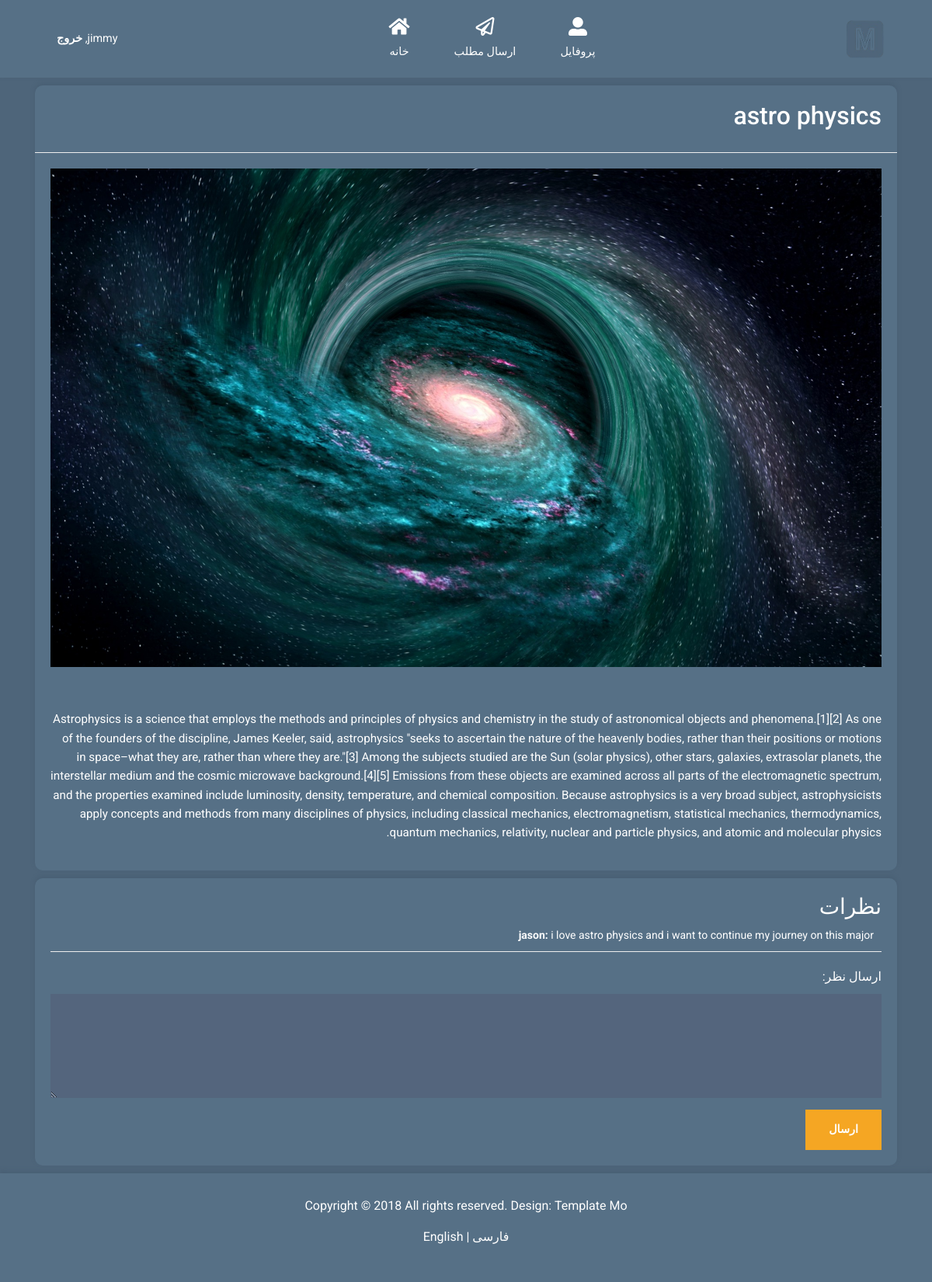
Before: /post/4 (signed in) with the older database file.
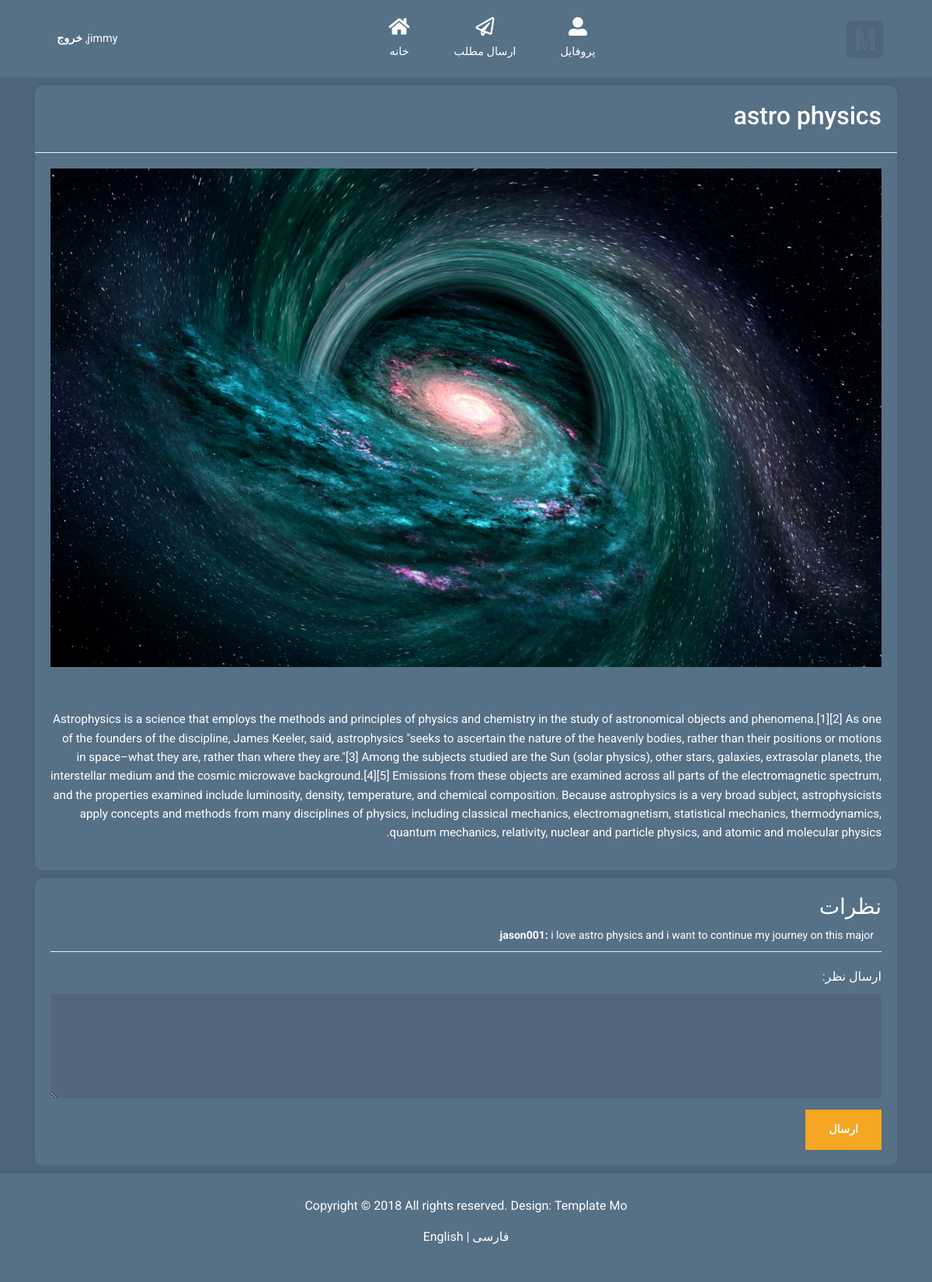
After: the same page with the newer database file.
### main.py (models this page shows, shortened)
class User(db.Model):
    id = db.Column(db.Integer, primary_key=True)
    username = db.Column(db.String(80), unique=True, nullable=False)
    _password = db.Column(db.String(120) , nullable=False)
    is_authenticated =db.Column(db.Boolean, default=False, nullable=False)
    posts = db.relationship('Post', backref='author', lazy=True)
    comments = db.relationship('Comment', backref='commenter', lazy=True)
    @property
    def password(self):
        raise AttributeError("password is not a readable attribute")

class Post(db.Model):
    id = db.Column(db.Integer, primary_key=True)
    title = db.Column(db.String(200), nullable=False)
    content = db.Column(db.Text, nullable=False)
    image = db.Column(db.String(120), nullable=True)  # New field for storing image path
    user_id = db.Column(db.Integer, db.ForeignKey('user.id'), nullable=False)
    user = db.relationship('User', backref=db.backref('user_posts', lazy=True))  # Relationship to User model
    comments = db.relationship('Comment',cascade="all, delete-orphan", backref='post', lazy=True)

class Comment(db.Model):
    id = db.Column(db.Integer, primary_key=True)
    content = db.Column(db.Text, nullable=False)
    user_id = db.Column(db.Integer, db.ForeignKey('user.id'), nullable=False)
    post_id = db.Column(db.Integer, db.ForeignKey('post.id'), nullable=False)
    user = db.relationship('User', backref=db.backref('user_comment', lazy=True))  # Relationship to User model

### main.py (the view)
@app.route('/post/<int:post_id>', methods = ['POST' , 'GET'])
def detail_post(post_id):
    if "username" not in session:
        flash("Please Login!")
        return redirect(url_for("login"))
    post = Post.query.get_or_404(post_id)
    if "user_id" in session:
        user= User.query.get_or_404(session['user_id'])
        user_id = session.get("user_id")
    else:
        user=""
    if request.method == "POST" and "comment_submit" in request.form:
        comment = request.form['comment']
        new_comment = Comment(content = comment , post_id = post_id , user_id =user_id )
        db.session.add(new_comment)
        db.session.commit()
        return redirect(url_for('detail_post',post_id = post_id))
    comments = Comment.query.filter_by(post_id = post_id)
    return render_template('post.html', user=session['username'], user_id = session['user_id'], post=post,comments = comments,
                           translations=translations[session["language"]])

### main.py (called while the page is built)
@app.before_request
def create_tables():
    db.create_all()
    if not "language" in session:
        session["language"] = 'fa'

### templates/post.html (shortened to what this page needs)
<!DOCTYPE html>
<html lang="en">
<head>
    <link rel="stylesheet" href="{{ url_for('static',filename='css/post.css') }}" />
    <link rel="stylesheet" href="{{ url_for('static',filename='css/fontawesome.min.css') }}" />
    <link rel="stylesheet" href="{{ url_for('static',filename='css/bootstrap.min.css') }}" />
    <link rel="stylesheet" href="{{ url_for('static',filename='css/templatemo-style.css') }}" />
    <link rel="stylesheet" href="{{ url_for('static',filename='css/home.css') }}" />
    <link rel="stylesheet" href="{{ url_for('static',filename='css/comment-section.css') }}" />
    {% if translations['language']=="fa" %}
        <link rel="stylesheet" href="{{ url_for('static',filename='css/farsi-specifics.css') }}" />
    {% endif %}
</head>
<body id="homePage" style="padding-top: 90px;">
    {% include 'top-nav-bar.html' %}
    <div class="container">
        <div class="post-container">
            <div class="post-header">
                <h2 style="color: white;">{{post.title}}</h2>
            </div>
            <div class="post-image">
                <img src="{{url_for('static', filename=post.image.replace('static/', ''))}}" alt="post image">
            </div>
            <div class="post-footer">
                <p class="post-text">
                    {{post.content}}
                </p>
            </div>
        </div>
        <div class="comment-section-container">
            <h3 class="comment-section-title">{{translations['comments']}}</h3>
            <div id="comments-list">
                {% for comment in comments %}
                    <div class="comment">
                        <p><strong>{{ comment.user.username }}:</strong> {{ comment.content }}</p>
                    </div>
                {% endfor %}
            </div>
            {% if not user == "": %}
                <form method="POST" id="comment-form">
                    <div class="form-group">
                        <label for="text">{{translations['send_a_comment']}}</label>
                        <textarea name="comment" name="text" id="text" class="form-control" rows="4" required></textarea>
                    </div>
                    <button name="comment_submit" type="submit" class="btn btn-primary">{{translations['submit_comment']}}</button>
                </form>
            {% endif %}
        </div>
    </div>
    {% include 'tm-footer.html' %}
</body>
</html>

### templates/top-nav-bar.html (shortened to what this page needs)
<nav class="navbar navbar-expand-xl fixed-top ">
    <div class="container h-100">
        {% if translations['language']=='en' %}
            <a class="navbar-brand" href="{{url_for('home')}}">
                <img class="home-icon" src="{{ url_for('static', filename='img/logo.png') }}"></img>
            </a>
        {% else %}
            <ul class="navbar-nav">
                <li class="nav-item">
                    {% if user %}
                    <a class="nav-link d-block" href="{{url_for('logout',pk=user_id)}}">
                        {{user}}, <b>{{translations['logout']}}</b>
                    </a>
                    {% endif %}
                </li>
            </ul>
        {% endif %}
        <div class="collapse navbar-collapse" id="navbarSupportedContent">
            <ul class="navbar-nav mx-auto h-100">
                <li class="nav-item">
                    <a class="nav-link" href="{{url_for('home')}}">
                        <i class="fas fa-home"></i>
                        {{translations['home']}}
                    </a>
                </li>
                <li class="nav-item">
                    <a class="nav-link" href="{{url_for('create_post')}}">
                        <i class="far fa-paper-plane"></i>
                        {{translations['create_post']}}
                    </a>
                </li>
                <li class="nav-item">
                    <a class="nav-link" href="{{url_for('profile')}}">
                        <i class="fas fa-user-alt"></i>
                        {{translations['profile']}}
                    </a>
                </li>
            </ul>
            {% if translations['language']=='fa' %}
            <a class="navbar-brand" href="{{url_for('home')}}">
                <img class="home-icon" src="{{ url_for('static', filename='img/logo.png') }}"></img>
            </a>
            {% endif %}
        </div>
    </div>
</nav>

### templates/tm-footer.html
<footer class="tm-footer">
    <div class="container">
        <div class="row">
            <div class="col-12 text-center">
                <p class="text-white">
                    Copyright &copy; 2018 All rights reserved. Design:
                    <a href="https://templatemo.com" class="tm-footer-link">Template Mo</a>
                </p>
                <p class="text-white">
                    <a href="{{ url_for('set_language', lang='en') }}" class="tm-footer-link color: green">English</a> |
                    <a href="{{ url_for('set_language', lang='fa') }}" class="tm-footer-link">فارسی</a>
                </p>
            </div>
        </div>
    </div>
</footer>

### static/css/post.css (style rules this page uses)
.post-container { border-radius: 10px; background-color: #567086; box-shadow: 0 -3px 5px 0 rgba(69, 92, 113, 0.59); -webkit-box-shadow: 0 -3px 5px 0 rgba(69, 92, 113, 0.59); -moz-box-shadow: 0 -3px 5px 0 rgba(69, 92, 113, 0.59); overflow: hidden; width: 100%; margin-top: 20px; }
.post-header { display: flex; align-items: center; padding: 20px; border-bottom: 1px solid #eee; }
.post-image img { width: 100%; height: auto; display: block; padding : 20px; }
.post-footer { padding: 20px; }
.post-text { color: #ffffff; font-size: 0.95rem; line-height: 1.6; white-space: normal; overflow-wrap: break-word; }

### static/css/templatemo-style.css (style rules this page uses)
html { font-size: 16px; overflow-x: hidden; }
body { font-family: Roboto, Helvetica, Arial, sans-serif; background-color: #4e657a; overflow-x: hidden; }
a { transition: all 0.3s ease; }
.navbar-brand { display: flex; align-items: center; }
.navbar { height: 100px; background-color: #567086; padding: 0; -webkit-box-shadow: 0 -3px 5px 0 rgba(69, 92, 113, 0.59); -moz-box-shadow: 0 -3px 5px 0 rgba(69, 92, 113, 0.59); box-shadow: 0 -3px 5px 0 rgba(69, 92, 113, 0.59); }
.navbar .container { position: relative; }
.nav-link { color: #fff; height: 100%; display: flex; align-items: center; justify-content: center; flex-direction: column; font-size: 90%; }
.nav-link > i { margin-bottom: 10px; margin-right: 0; font-size: 1.5rem; }
.dropdown-item, .nav-link { padding: 15px 20px; }
.nav-item { text-align: center; }
.nav-item:last-child { margin-right: 0; }
.form-control { background-color: #54657d; color: #fff; border: 0; }
.form-group label { color: #fff; margin-bottom: 10px; }
.form-control { padding: 19px 18px; border-radius: 0; height: 50px; }
.form-group { margin-bottom: 15px; }
.btn { border-radius: 0; padding: 13px 28px; transition: all 0.2s ease; max-width: 100%; }
.btn-primary { color: #fff; background-color: #f5a623; border: 2px solid #f5a623; font-size: 90%; font-weight: 600; }
.tm-footer { background-color: #567086; padding-top: 30px; padding-bottom: 30px; -webkit-box-shadow: 0 -3px 5px 0 rgba(69, 92, 113, 0.59); -moz-box-shadow: 0 -3px 5px 0 rgba(69, 92, 113, 0.59); box-shadow: 0 -3px 5px 0 rgba(69, 92, 113, 0.59); }
.tm-footer-link { color: white; }
@media (min-width: 1200px) { .navbar-expand-xl .navbar-nav .nav-link { padding-left: 28px; padding-right: 28px; } }
@media (min-width: 1200px) { .navbar-collapse { height: 100%; } }
@media (max-width: 1275px) and (min-width: 1200px) { .nav-item { margin-right: 15px; } }
@media (max-width: 1350px) { .nav-item { margin-right: 1px; } }

### static/css/home.css (style rules this page uses)
.home-icon { width: 100%; height: 50px; align-items: center; }

### static/css/comment-section.css (style rules this page uses)
.comment-section-container { border-radius: 10px; background-color: #567086; box-shadow: 0 -3px 5px 0 rgba(69, 92, 113, 0.59); -webkit-box-shadow: 0 -3px 5px 0 rgba(69, 92, 113, 0.59); -moz-box-shadow: 0 -3px 5px 0 rgba(69, 92, 113, 0.59); overflow: hidden; width: 100%; margin-top: 10px; margin-bottom: 10px; padding: 20px; }
.comment-section-title { margin: 0; color: #ffffff; }
.comment { padding: 10px; color: #ffffff; border-bottom: 1px solid #eee; }
.comment p { margin: 0; font-size: 14px; line-height: 1.5; }
.comment strong { font-weight: bold; }
#comment-form { margin-top: 20px; }

### static/css/farsi-specifics.css (style rules this page uses)
.nav-link { unicode-bidi: isolate; direction: rtl; }
.comment-section-container { align-items: right; text-align: right; unicode-bidi: isolate; direction: rtl; }
.comment { align-items: right; text-align: right; unicode-bidi: isolate; direction: rtl; }
.post-header { align-items: right; text-align: right; unicode-bidi: isolate; direction: rtl; }
.post-text { align-items: right; text-align: right; unicode-bidi: isolate; direction: rtl; }

Changed rows visible on the page:
changed through a linked row, Comment "i love astro physics and i want to continue my journey on this major": user.username "jason" → "jason001"
